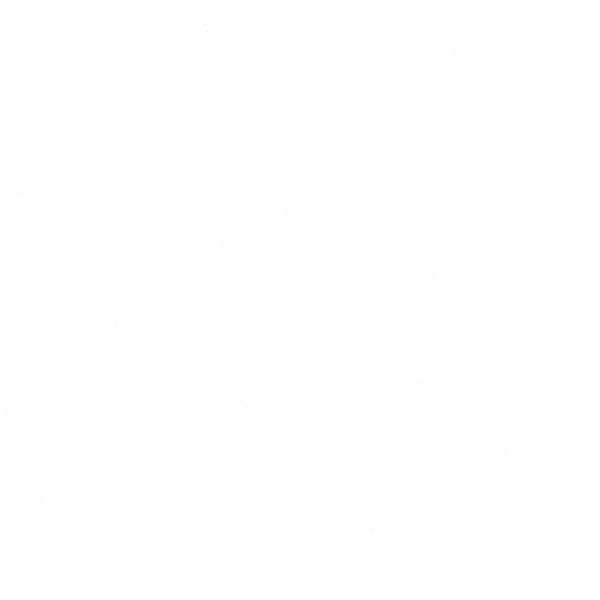
Frame 1 (no input)
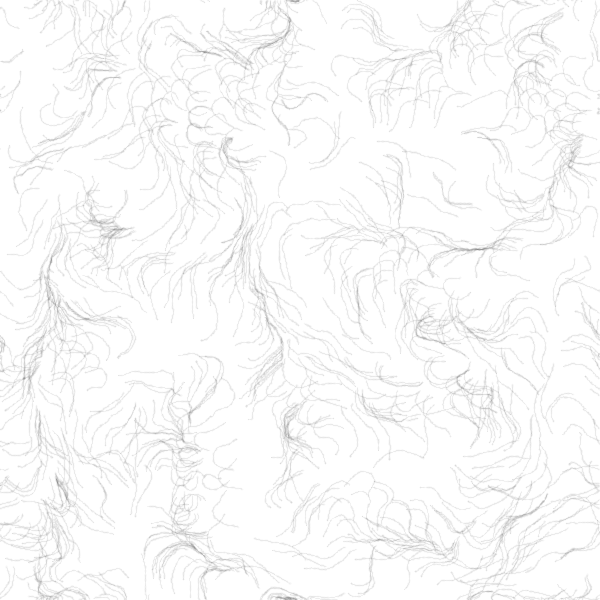
Frame 60 (the mouse pressed at the canvas centre just before this capture)
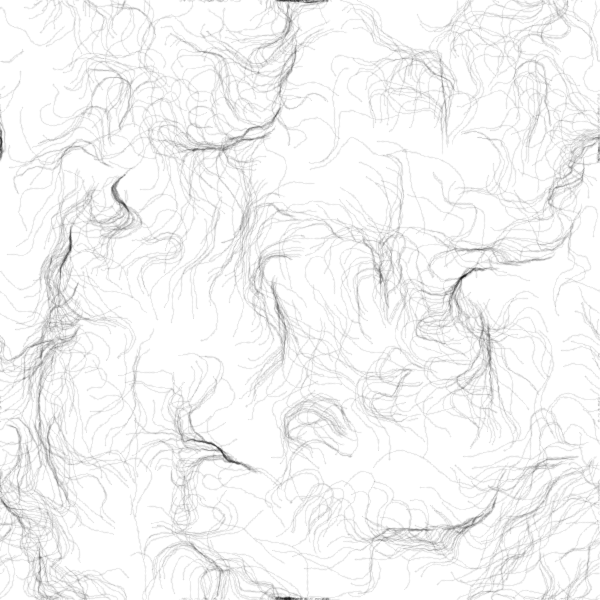
Frame 120 (the mouse held since frame 60 and released just before this capture)

The Processing sketch that drew these frames (run headless with seeded random() and noise(); from frame 60 on, the mouse is pressed at the canvas centre):

// Processing sketch: PerlinNoiseFlowField
// ── PerlinNoiseFlowField.pde
ArrayList<Particle> particles;
PVector[] flowfield;
int gridX, gridY, column, row; 
float noisePosX, noisePosY, noisePosZ, inc;

void setup(){
  size(600,600);
  // field data
  gridX  = 10;
  gridY  = 10;
  column = floor(width/gridX);
  row    = floor(height/gridY);
  noisePosX = 0;//random(3);
  noisePosY = 0;//random(3);
  inc = 0.1;
  flowfield = new PVector[column*row];

  // particle data
  particles = new ArrayList<Particle>();
  for(int i = 0; i < 1000; i++){
    particles.add(new Particle(random(0,width),random(0,height)));
  }
  //for(Particle p : particles){
  //  p.display
  //}
  background(255);
}

void draw(){
  //background(200);
  noisePosY = 0;
  
  // set fuild vector field
  setField();
  
  // draw particles
  for(Particle p : particles){
    p.update();
    p.wrap();
    p.matchField();
    p.display();
  }
  //noLoop();
}

void setField(){
  noisePosY = 0;
  for(int j=0; j<row; j++){
    noisePosX = 0;
    for(int i=0; i<column; i++){
      // draw grid
      //fill(noise(noisePosX, noisePosY)*255);
      //rect(i*gridX, j*gridY, i*gridX+gridX, j*gridY+gridY);
      
      // define the degree of curl 
      float theta = 2 * TWO_PI * noise(noisePosX, noisePosY, noisePosZ);
      
      PVector vector = new PVector(cos(theta), sin(theta));
      vector.setMag(1);
      flowfield[i+j*column] = vector; 
      
      // draw relative line
      //stroke(0,50);
      //strokeWeight(0.5);
      //pushMatrix();
      //translate(i*gridX, j*gridY);
      //rotate(vector.heading());
      //line(0,0,gridX,0);
      //popMatrix();
      
      noisePosX += inc;
    }
    noisePosY += inc;
  }
  noisePosZ += inc*0.1;
}

// ── Particle.pde
class Particle{
  PVector pos = new PVector(0,0), 
          vel = new PVector(0,0), 
          acc = new PVector(0,0),
          pre = new PVector(0,0);
  float   m = 1.0, maxSpeed = 1.0;
  
  Particle(float inX, float inY){
    pos.x = inX;
    pos.y = inY;
  }
  
  void update(){
    updatePre();
    pos.add(vel);
    vel.add(acc);
    vel.limit(maxSpeed);
    acc.mult(0);
  }
  
  void updatePre(){
    pre.x = pos.x;
    pre.y = pos.y;
  }
  
  void matchField(){
    int x = floor(pos.x / gridX);
    int y = floor(pos.y / gridY);
    int index = x + y*column;
    //println(column + " " + row + " " + "x: " + x + " y: " + y + " " + index);
    applyForce(flowfield[index]); //<>//
  }
  
  void applyForce(PVector force){
    acc.x = force.x/m;
    acc.y = force.y/m;
  }
  
  void display(){
    //stroke(200,0,0,10);
    stroke(0,10);
    strokeWeight(noise(pos.x,pos.y)*3);
    //point(pos.x, pos.y);
    line(pre.x, pre.y, pos.x, pos.y);
  }
  
  void wrap(){
    if(pos.x < 0){      
       pos.x = width -1;
       updatePre();
    }
    if(pos.x >= width){
      pos.x = 0;
      updatePre();
    } 
      
    if(pos.y < 0){
      pos.y = height -1;
      updatePre();
    }
    if(pos.y >= height){
      pos.y = 0;
      updatePre();
    }
  }
}
